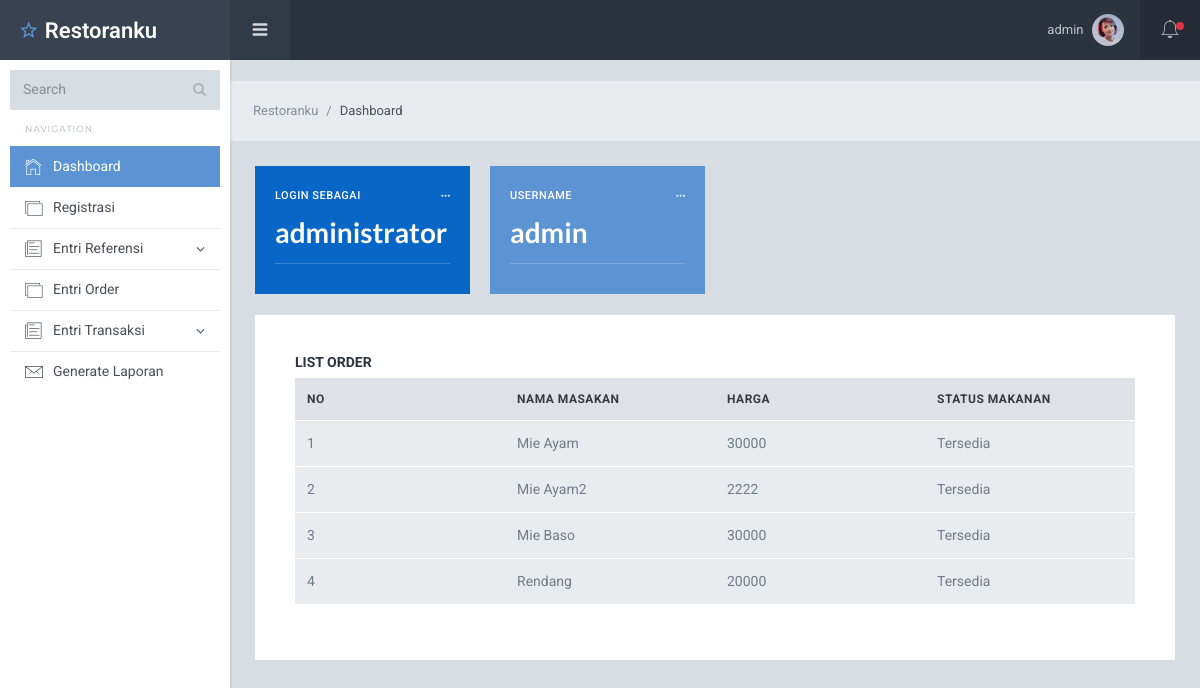
The app's page /referensi/list-ref.php (signed in) with its own data.
### tables this page shows
CREATE TABLE `user` (
  `id_user` int(40) NOT NULL,
  `username` varchar(50) NOT NULL,
  `password` varchar(50) NOT NULL,
  `nama_user` varchar(50) NOT NULL,
  `id_level` varchar(50) NOT NULL
);

CREATE TABLE `masakan` (
  `id_masakan` int(30) NOT NULL,
  `nama_masakan` varchar(50) NOT NULL,
  `harga` decimal(50,0) NOT NULL,
  `status_makanan` varchar(50) NOT NULL
);

### referensi/list-ref.php (the view, shortened to what this page needs)
<?php
include('../users/header2.php');
$username = $_SESSION['username'];
$query = "SELECT * FROM user WHERE username='$username'";
$exe=mysql_query($query);
while($row = mysql_fetch_assoc($exe)){
	$admin= $row['id_level'];
}
?>
<?php if ($admin==1){?>
	<br>
	<div class="card pd-20 pd-sm-40">
		<h6 class="card-body-title">List Order</h6>
		<div class ="table-responsive m-b-40">
			<div class="table-wrapper">
				<table id="datatable1" class="table display responsive nowrap">
					<thead>
						<tr>
							<th class="wd-15p">NO </th>
							<th class="wd-15p">NAMA MASAKAN </th>
							<th class="wd-15p">HARGA </th>
							<th class="wd-15p">STATUS MAKANAN</th>
						</tr>
						<?php
						$select = "select * from masakan";
						$query = mysql_query($select);
						$no=0;
						while($data = mysql_fetch_array($query)){
							$nama_user = $data['nama_masakan'];
							$harga = $data['harga'];
							$status = $data['status_makanan'];
							$no ++;
							echo"
							</thead>
							<tbody>
							<tr>
							<td>$no</td>
							<td>$nama_user</td>
							<td>$harga</td>
							<td>$status</td>
							</tr>
							</tbody>";
						}
						?>
					</table>
				</div>
			</div>
		</div></div></div></div>
	</body>
	</html>
	<?php }?>

### users/header2.php (shortened to what this page needs)
<?php
$username = $_SESSION['username'];
$query = "SELECT * FROM user WHERE username='$username'";
$exe = mysql_query($query);
while($row = mysql_fetch_assoc($exe)){
	$admin = $row['id_level'];
	$nama = $row['nama_user'];
  $userrna = $row['username'];
}
if($admin==1){
	$statusnya='administrator';
}else if($admin==2){
	$statusnya='waiter';
}else if($admin==3){
	$statusnya='kasir';
}else if($admin==4){
	$statusnya='owner';
}else if($admin==5){
	$statusnya='pelanggan';
}
?>
<!DOCTYPE html>
<html lang="en">
<head>
  <link href="../lib/font-awesome/css/font-awesome.css" rel="stylesheet">
  <link href="../lib/Ionicons/css/ionicons.css" rel="stylesheet">
  <link href="../lib/perfect-scrollbar/css/perfect-scrollbar.css" rel="stylesheet">
  <link href="../lib/rickshaw/rickshaw.min.css" rel="stylesheet">
  <link rel="stylesheet" href="../css/starlight.css">
</head>
<body>
  <div class="sl-logo"><a href=""><i class="icon ion-android-star-outline"></i> Restoranku</a></div>
  <div class="sl-sideleft">
    <div class="input-group input-group-search">
      <input type="search" name="search" class="form-control" placeholder="Search">
      <span class="input-group-btn">
        <button class="btn"><i class="fa fa-search"></i></button>
      </span>
    </div>
    <label class="sidebar-label">Navigation</label>
    <div class="sl-sideleft-menu">
      <a href="index.html" class="sl-menu-link active">
        <div class="sl-menu-item">
          <i class="menu-item-icon icon ion-ios-home-outline tx-22"></i>
          <span class="menu-item-label">Dashboard</span>
        </div>
      </a>
      <?php if ($admin==1 || $admin==2 || $admin==3 ){?>
        <a href="/registrasi/" class="sl-menu-link">
          <div class="sl-menu-item">
            <i class="menu-item-icon icon ion-ios-photos-outline tx-20"></i>
            <span class="menu-item-label">Registrasi</span>
          </div>
        </a>
      <?php }?>
      <?php if ($admin==1){?>
      <a href="#" class="sl-menu-link">
        <div class="sl-menu-item">
          <i class="menu-item-icon icon ion-ios-paper-outline tx-22"></i>
          <span class="menu-item-label">Entri Referensi</span>
          <i class="menu-item-arrow fa fa-angle-down"></i>
        </div>
      </a>
    </div>
    <?php }?>
    <?php if ($admin==1 || $admin==2 || $admin==5){?>
    <a href="/order/" class="sl-menu-link">
      <div class="sl-menu-item">
        <i class="menu-item-icon icon ion-ios-photos-outline tx-20"></i>
        <span class="menu-item-label">Entri Order</span>
      </div>
    </a>
    <?php }?>
    <?php if ($admin==1 || $admin==3){?>
      <a href="#" class="sl-menu-link">
        <div class="sl-menu-item">
          <i class="menu-item-icon icon ion-ios-paper-outline tx-22"></i>
          <span class="menu-item-label">Entri Transaksi</span>
          <i class="menu-item-arrow fa fa-angle-down"></i>
        </div>
      </a>
    <?php }?>
    <?php if ($admin==1 || $admin==2 || $admin==3 || $admin==4){?>
    <a href="/generate-laporan/" class="sl-menu-link">
      <div class="sl-menu-item">
        <i class="menu-item-icon icon ion-ios-email-outline tx-24"></i>
        <span class="menu-item-label">Generate Laporan</span>
      </div>
    </a>
    <?php }?>
  </div>
  <br>
<div class="sl-header">
  <div class="sl-header-left">
    <div class="navicon-left hidden-md-down"><a id="btnLeftMenu" href=""><i class="icon ion-navicon-round"></i></a></div>
  </div>
  <div class="sl-header-right">
    <nav class="nav">
      <div class="dropdown">
        <a href="" class="nav-link nav-link-profile" data-toggle="dropdown">
          <span class="logged-name"><?php echo $nama?><span class="hidden-md-down"></span></span>
          <img src="../img/img3.jpg" class="wd-32 rounded-circle" alt="">
        </a>
      </div>
    </nav>
    <div class="navicon-right">
      <a id="btnRightMenu" href="" class="pos-relative">
        <i class="icon ion-ios-bell-outline"></i>
        <span class="square-8 bg-danger"></span>
      </a>
    </div>
  </div>
</div>
<div class="sl-mainpanel">
  <nav class="breadcrumb sl-breadcrumb">
    <a class="breadcrumb-item" href="index.html">Restoranku</a>
    <span class="breadcrumb-item active">Dashboard</span>
  </nav>
  <div class="sl-pagebody">
    <div class="row row-sm">
      <div class="col-sm-6 col-xl-3">
        <div class="card pd-20 bg-primary">
          <div class="d-flex justify-content-between align-items-center mg-b-10">
            <h6 class="tx-11 tx-uppercase mg-b-0 tx-spacing-1 tx-white">Login Sebagai</h6>
            <a href="" class="tx-white-8 hover-white"><i class="icon ion-android-more-horizontal"></i></a>
          </div>
          <div class="d-flex align-items-center justify-content-between">
            <h3 class="mg-b-0 tx-white tx-lato tx-bold"><?php echo $statusnya;?></h3>
          </div>
          <div class="d-flex align-items-center justify-content-between mg-t-15 bd-t bd-white-2 pd-t-10">
          </div>
        </div>
      </div>
      <div class="col-sm-6 col-xl-3 mg-t-20 mg-sm-t-0">
        <div class="card pd-20 bg-info">
          <div class="d-flex justify-content-between align-items-center mg-b-10">
            <h6 class="tx-11 tx-uppercase mg-b-0 tx-spacing-1 tx-white">Username</h6>
            <a href="" class="tx-white-8 hover-white"><i class="icon ion-android-more-horizontal"></i></a>
          </div>
          <div class="d-flex align-items-center justify-content-between">
            <h3 class="mg-b-0 tx-white tx-lato tx-bold"><?php echo $userrna;?></h3>
          </div>
          <div class="d-flex align-items-center justify-content-between mg-t-15 bd-t bd-white-2 pd-t-10">
            </div>
          </div>
        </div>
      </div>

### records on screen
user: nama_user "admin", id_level "administrator", username "admin"
masakan: nama_masakan "Mie Ayam", harga "30000", status_makanan "Tersedia"
masakan: nama_masakan "Mie Ayam2", harga "2222", status_makanan "Tersedia"
masakan: nama_masakan "Mie Baso", harga "30000", status_makanan "Tersedia"
masakan: nama_masakan "Rendang", harga "20000", status_makanan "Tersedia"
